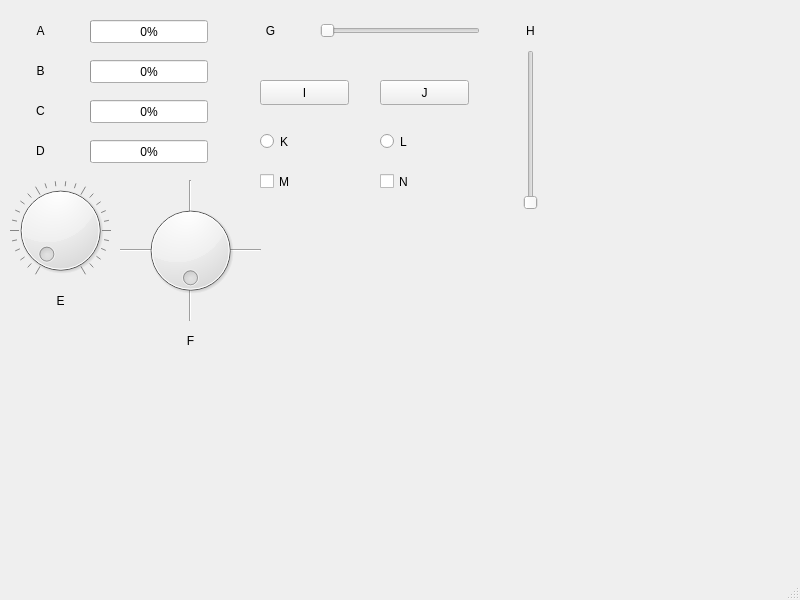
<?xml version="1.0" encoding="UTF-8"?>
<ui version="4.0">
 <class>MainWindow</class>
 <widget class="QMainWindow" name="MainWindow">
  <property name="geometry">
   <rect>
    <x>0</x>
    <y>0</y>
    <width>800</width>
    <height>600</height>
   </rect>
  </property>
  <property name="windowTitle">
   <string>MainWindow</string>
  </property>
  <widget class="QWidget" name="centralwidget">
   <widget class="QProgressBar" name="progressBar">
    <property name="geometry">
     <rect>
      <x>90</x>
      <y>20</y>
      <width>118</width>
      <height>23</height>
     </rect>
    </property>
    <property name="value">
     <number>0</number>
    </property>
   </widget>
   <widget class="QLabel" name="label">
    <property name="geometry">
     <rect>
      <x>10</x>
      <y>20</y>
      <width>61</width>
      <height>21</height>
     </rect>
    </property>
    <property name="text">
     <string>A</string>
    </property>
    <property name="alignment">
     <set>Qt::AlignCenter</set>
    </property>
   </widget>
   <widget class="QLabel" name="label_2">
    <property name="geometry">
     <rect>
      <x>10</x>
      <y>60</y>
      <width>61</width>
      <height>21</height>
     </rect>
    </property>
    <property name="text">
     <string>B</string>
    </property>
    <property name="alignment">
     <set>Qt::AlignCenter</set>
    </property>
   </widget>
   <widget class="QProgressBar" name="progressBar_2">
    <property name="geometry">
     <rect>
      <x>90</x>
      <y>60</y>
      <width>118</width>
      <height>23</height>
     </rect>
    </property>
    <property name="value">
     <number>0</number>
    </property>
   </widget>
   <widget class="QLabel" name="label_3">
    <property name="geometry">
     <rect>
      <x>10</x>
      <y>100</y>
      <width>61</width>
      <height>21</height>
     </rect>
    </property>
    <property name="text">
     <string>C</string>
    </property>
    <property name="alignment">
     <set>Qt::AlignCenter</set>
    </property>
   </widget>
   <widget class="QProgressBar" name="progressBar_3">
    <property name="geometry">
     <rect>
      <x>90</x>
      <y>100</y>
      <width>118</width>
      <height>23</height>
     </rect>
    </property>
    <property name="value">
     <number>0</number>
    </property>
   </widget>
   <widget class="QLabel" name="label_4">
    <property name="geometry">
     <rect>
      <x>10</x>
      <y>140</y>
      <width>61</width>
      <height>21</height>
     </rect>
    </property>
    <property name="text">
     <string>D</string>
    </property>
    <property name="alignment">
     <set>Qt::AlignCenter</set>
    </property>
   </widget>
   <widget class="QProgressBar" name="progressBar_4">
    <property name="geometry">
     <rect>
      <x>90</x>
      <y>140</y>
      <width>118</width>
      <height>23</height>
     </rect>
    </property>
    <property name="value">
     <number>0</number>
    </property>
   </widget>
   <widget class="QDial" name="dial">
    <property name="geometry">
     <rect>
      <x>10</x>
      <y>180</y>
      <width>101</width>
      <height>101</height>
     </rect>
    </property>
    <property name="value">
     <number>0</number>
    </property>
    <property name="wrapping">
     <bool>false</bool>
    </property>
    <property name="notchesVisible">
     <bool>true</bool>
    </property>
   </widget>
   <widget class="QLabel" name="label_5">
    <property name="geometry">
     <rect>
      <x>30</x>
      <y>290</y>
      <width>61</width>
      <height>21</height>
     </rect>
    </property>
    <property name="text">
     <string>E</string>
    </property>
    <property name="alignment">
     <set>Qt::AlignCenter</set>
    </property>
   </widget>
   <widget class="QDial" name="dial_2">
    <property name="geometry">
     <rect>
      <x>140</x>
      <y>200</y>
      <width>101</width>
      <height>101</height>
     </rect>
    </property>
    <property name="value">
     <number>0</number>
    </property>
    <property name="wrapping">
     <bool>true</bool>
    </property>
    <property name="notchesVisible">
     <bool>false</bool>
    </property>
   </widget>
   <widget class="QLabel" name="label_6">
    <property name="geometry">
     <rect>
      <x>160</x>
      <y>330</y>
      <width>61</width>
      <height>21</height>
     </rect>
    </property>
    <property name="text">
     <string>F</string>
    </property>
    <property name="alignment">
     <set>Qt::AlignCenter</set>
    </property>
   </widget>
   <widget class="QSlider" name="horizontalSlider_2">
    <property name="geometry">
     <rect>
      <x>320</x>
      <y>15</y>
      <width>160</width>
      <height>31</height>
     </rect>
    </property>
    <property name="orientation">
     <enum>Qt::Horizontal</enum>
    </property>
   </widget>
   <widget class="QLabel" name="label_7">
    <property name="geometry">
     <rect>
      <x>240</x>
      <y>20</y>
      <width>61</width>
      <height>21</height>
     </rect>
    </property>
    <property name="text">
     <string>G</string>
    </property>
    <property name="alignment">
     <set>Qt::AlignCenter</set>
    </property>
   </widget>
   <widget class="QLabel" name="label_8">
    <property name="geometry">
     <rect>
      <x>500</x>
      <y>20</y>
      <width>61</width>
      <height>21</height>
     </rect>
    </property>
    <property name="text">
     <string>H</string>
    </property>
    <property name="alignment">
     <set>Qt::AlignCenter</set>
    </property>
   </widget>
   <widget class="QSlider" name="verticalSlider">
    <property name="geometry">
     <rect>
      <x>520</x>
      <y>50</y>
      <width>21</width>
      <height>160</height>
     </rect>
    </property>
    <property name="value">
     <number>0</number>
    </property>
    <property name="orientation">
     <enum>Qt::Vertical</enum>
    </property>
   </widget>
   <widget class="QPushButton" name="pushButton">
    <property name="geometry">
     <rect>
      <x>260</x>
      <y>80</y>
      <width>89</width>
      <height>25</height>
     </rect>
    </property>
    <property name="text">
     <string>I</string>
    </property>
   </widget>
   <widget class="QPushButton" name="pushButton_2">
    <property name="geometry">
     <rect>
      <x>380</x>
      <y>80</y>
      <width>89</width>
      <height>25</height>
     </rect>
    </property>
    <property name="text">
     <string>J</string>
    </property>
   </widget>
   <widget class="QRadioButton" name="radioButton">
    <property name="geometry">
     <rect>
      <x>260</x>
      <y>130</y>
      <width>112</width>
      <height>23</height>
     </rect>
    </property>
    <property name="text">
     <string>K</string>
    </property>
   </widget>
   <widget class="QRadioButton" name="radioButton_2">
    <property name="geometry">
     <rect>
      <x>380</x>
      <y>130</y>
      <width>112</width>
      <height>23</height>
     </rect>
    </property>
    <property name="text">
     <string>L</string>
    </property>
   </widget>
   <widget class="QCheckBox" name="checkBox">
    <property name="geometry">
     <rect>
      <x>260</x>
      <y>170</y>
      <width>92</width>
      <height>23</height>
     </rect>
    </property>
    <property name="text">
     <string>M</string>
    </property>
   </widget>
   <widget class="QCheckBox" name="checkBox_2">
    <property name="geometry">
     <rect>
      <x>380</x>
      <y>170</y>
      <width>92</width>
      <height>23</height>
     </rect>
    </property>
    <property name="text">
     <string>N</string>
    </property>
   </widget>
   <widget class="Line" name="line">
    <property name="geometry">
     <rect>
      <x>120</x>
      <y>240</y>
      <width>141</width>
      <height>21</height>
     </rect>
    </property>
    <property name="orientation">
     <enum>Qt::Horizontal</enum>
    </property>
   </widget>
   <widget class="Line" name="line_2">
    <property name="geometry">
     <rect>
      <x>180</x>
      <y>180</y>
      <width>21</width>
      <height>141</height>
     </rect>
    </property>
    <property name="orientation">
     <enum>Qt::Vertical</enum>
    </property>
   </widget>
   <zorder>line_2</zorder>
   <zorder>line</zorder>
   <zorder>progressBar</zorder>
   <zorder>label</zorder>
   <zorder>label_2</zorder>
   <zorder>progressBar_2</zorder>
   <zorder>label_3</zorder>
   <zorder>progressBar_3</zorder>
   <zorder>label_4</zorder>
   <zorder>progressBar_4</zorder>
   <zorder>dial</zorder>
   <zorder>label_5</zorder>
   <zorder>dial_2</zorder>
   <zorder>label_6</zorder>
   <zorder>horizontalSlider_2</zorder>
   <zorder>label_7</zorder>
   <zorder>label_8</zorder>
   <zorder>verticalSlider</zorder>
   <zorder>pushButton</zorder>
   <zorder>pushButton_2</zorder>
   <zorder>radioButton</zorder>
   <zorder>radioButton_2</zorder>
   <zorder>checkBox</zorder>
   <zorder>checkBox_2</zorder>
  </widget>
  <widget class="QMenuBar" name="menubar">
   <property name="geometry">
    <rect>
     <x>0</x>
     <y>0</y>
     <width>800</width>
     <height>22</height>
    </rect>
   </property>
  </widget>
  <widget class="QStatusBar" name="statusbar"/>
 </widget>
 <resources/>
 <connections/>
</ui>
